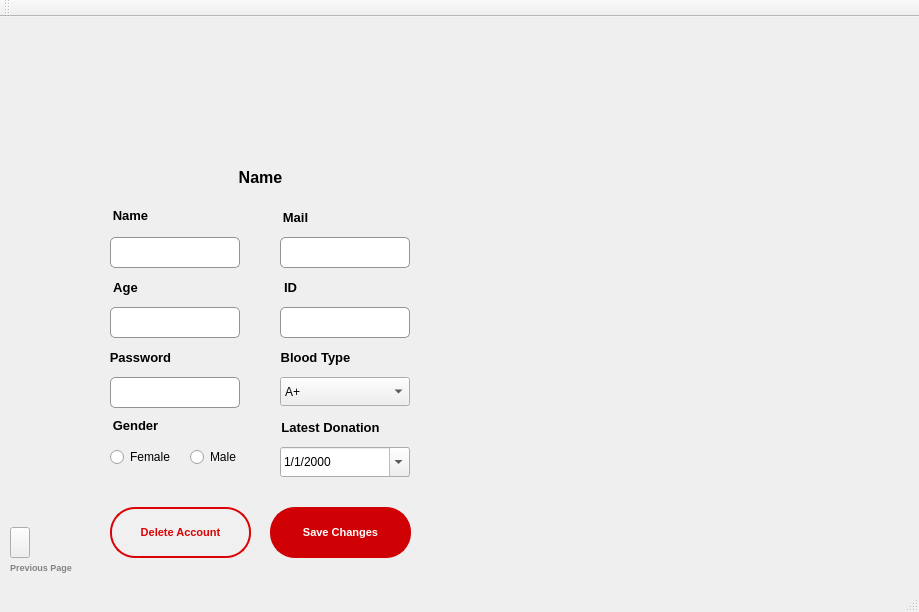
<?xml version="1.0" encoding="UTF-8"?>
<ui version="4.0">
 <class>DonorProfileClass</class>
 <widget class="QMainWindow" name="DonorProfileClass">
  <property name="geometry">
   <rect>
    <x>0</x>
    <y>0</y>
    <width>919</width>
    <height>612</height>
   </rect>
  </property>
  <property name="windowTitle">
   <string>Blood Bank Management System</string>
  </property>
  <property name="windowIcon">
   <iconset resource="RecipientReg.qrc">
    <normaloff>:/RecipientReg/toppng.com-blood-donation-png-picture-blood-donation-logo-3209x3905.png</normaloff>:/RecipientReg/toppng.com-blood-donation-png-picture-blood-donation-logo-3209x3905.png</iconset>
  </property>
  <property name="styleSheet">
   <string notr="true"/>
  </property>
  <widget class="QWidget" name="centralWidget">
   <widget class="QLabel" name="pack">
    <property name="geometry">
     <rect>
      <x>0</x>
      <y>0</y>
      <width>921</width>
      <height>561</height>
     </rect>
    </property>
    <property name="styleSheet">
     <string notr="true">background-image:url(:/RecipientReg/bloodd.jpg);</string>
    </property>
    <property name="text">
     <string/>
    </property>
    <property name="pixmap">
     <pixmap resource="RecipientReg.qrc">:/RecipientReg/profile.jpg</pixmap>
    </property>
    <property name="scaledContents">
     <bool>true</bool>
    </property>
   </widget>
   <widget class="QPushButton" name="delete_2">
    <property name="geometry">
     <rect>
      <x>110</x>
      <y>490</y>
      <width>141</width>
      <height>51</height>
     </rect>
    </property>
    <property name="font">
     <font>
      <family>Arial</family>
      <pointsize>8</pointsize>
      <italic>false</italic>
      <bold>true</bold>
     </font>
    </property>
    <property name="cursor">
     <cursorShape>PointingHandCursor</cursorShape>
    </property>
    <property name="toolTip">
     <string>&lt;html&gt;&lt;head/&gt;&lt;body&gt;&lt;p align=&quot;center&quot;&gt;&lt;br/&gt;&lt;/p&gt;&lt;/body&gt;&lt;/html&gt;</string>
    </property>
    <property name="styleSheet">
     <string notr="true">background-color:rgb(240, 240, 240);
border-style:solid;
border-width:2px;
border-color: rgb(220, 3, 6);
border-radius:25px;
color: rgb(220, 3, 6);
font: 700 8pt &quot;Arial&quot;;</string>
    </property>
    <property name="text">
     <string>Delete Account</string>
    </property>
    <property name="checkable">
     <bool>false</bool>
    </property>
    <property name="autoDefault">
     <bool>false</bool>
    </property>
    <property name="default">
     <bool>false</bool>
    </property>
    <property name="flat">
     <bool>false</bool>
    </property>
   </widget>
   <widget class="QLabel" name="femalephoto">
    <property name="geometry">
     <rect>
      <x>220</x>
      <y>70</y>
      <width>80</width>
      <height>80</height>
     </rect>
    </property>
    <property name="styleSheet">
     <string notr="true">border-image:url(:/RecipientReg/—Pngtree—includes set of avatars icons_8537422 (1).png)</string>
    </property>
    <property name="text">
     <string/>
    </property>
   </widget>
   <widget class="QLabel" name="name">
    <property name="geometry">
     <rect>
      <x>160</x>
      <y>145</y>
      <width>201</width>
      <height>31</height>
     </rect>
    </property>
    <property name="font">
     <font>
      <pointsize>12</pointsize>
      <bold>true</bold>
     </font>
    </property>
    <property name="text">
     <string>Name</string>
    </property>
    <property name="alignment">
     <set>Qt::AlignCenter</set>
    </property>
   </widget>
   <widget class="QPushButton" name="save">
    <property name="geometry">
     <rect>
      <x>270</x>
      <y>490</y>
      <width>141</width>
      <height>51</height>
     </rect>
    </property>
    <property name="font">
     <font>
      <family>Arial</family>
      <pointsize>8</pointsize>
      <italic>false</italic>
      <bold>true</bold>
     </font>
    </property>
    <property name="cursor">
     <cursorShape>PointingHandCursor</cursorShape>
    </property>
    <property name="toolTip">
     <string>&lt;html&gt;&lt;head/&gt;&lt;body&gt;&lt;p align=&quot;center&quot;&gt;&lt;br/&gt;&lt;/p&gt;&lt;/body&gt;&lt;/html&gt;</string>
    </property>
    <property name="styleSheet">
     <string notr="true">background-color:rgb(207, 1, 4);
border-style:solid;
border-width:2px;
border-color: rgb(207, 1, 4);
border-radius:25px;
color: white;
font: 700 8pt &quot;Arial&quot;;</string>
    </property>
    <property name="text">
     <string>Save Changes</string>
    </property>
    <property name="checkable">
     <bool>false</bool>
    </property>
    <property name="autoDefault">
     <bool>false</bool>
    </property>
    <property name="default">
     <bool>false</bool>
    </property>
    <property name="flat">
     <bool>false</bool>
    </property>
   </widget>
   <widget class="QLineEdit" name="name_2">
    <property name="geometry">
     <rect>
      <x>110</x>
      <y>220</y>
      <width>130</width>
      <height>31</height>
     </rect>
    </property>
    <property name="styleSheet">
     <string notr="true">background-color:white;
border-style:solid;
border-width:0.5px;
border-color: rgb(147, 147, 147);
border-radius:5px;

font: 700 8pt &quot;Arial&quot;;</string>
    </property>
   </widget>
   <widget class="QLineEdit" name="mail">
    <property name="geometry">
     <rect>
      <x>280</x>
      <y>220</y>
      <width>130</width>
      <height>31</height>
     </rect>
    </property>
    <property name="styleSheet">
     <string notr="true">background-color:white;
border-style:solid;
border-width:0.5px;
border-color: rgb(147, 147, 147);
border-radius:5px;

font: 700 8pt &quot;Arial&quot;;</string>
    </property>
   </widget>
   <widget class="QLineEdit" name="age">
    <property name="geometry">
     <rect>
      <x>110</x>
      <y>290</y>
      <width>130</width>
      <height>31</height>
     </rect>
    </property>
    <property name="styleSheet">
     <string notr="true">background-color:white;
border-style:solid;
border-width:0.5px;
border-color: rgb(147, 147, 147);
border-radius:5px;

font: 700 8pt &quot;Arial&quot;;</string>
    </property>
   </widget>
   <widget class="QLineEdit" name="id">
    <property name="geometry">
     <rect>
      <x>280</x>
      <y>290</y>
      <width>130</width>
      <height>31</height>
     </rect>
    </property>
    <property name="styleSheet">
     <string notr="true">background-color:white;
border-style:solid;
border-width:0.5px;
border-color: rgb(147, 147, 147);
border-radius:5px;

font: 700 8pt &quot;Arial&quot;;</string>
    </property>
   </widget>
   <widget class="QLabel" name="label_3">
    <property name="geometry">
     <rect>
      <x>100</x>
      <y>190</y>
      <width>61</width>
      <height>16</height>
     </rect>
    </property>
    <property name="font">
     <font>
      <pointsize>10</pointsize>
      <bold>true</bold>
     </font>
    </property>
    <property name="text">
     <string>Name</string>
    </property>
    <property name="alignment">
     <set>Qt::AlignCenter</set>
    </property>
   </widget>
   <widget class="QLabel" name="label_4">
    <property name="geometry">
     <rect>
      <x>270</x>
      <y>190</y>
      <width>51</width>
      <height>20</height>
     </rect>
    </property>
    <property name="font">
     <font>
      <pointsize>10</pointsize>
      <bold>true</bold>
     </font>
    </property>
    <property name="text">
     <string>Mail</string>
    </property>
    <property name="alignment">
     <set>Qt::AlignCenter</set>
    </property>
   </widget>
   <widget class="QLabel" name="label_5">
    <property name="geometry">
     <rect>
      <x>90</x>
      <y>260</y>
      <width>71</width>
      <height>20</height>
     </rect>
    </property>
    <property name="font">
     <font>
      <pointsize>10</pointsize>
      <bold>true</bold>
     </font>
    </property>
    <property name="text">
     <string>Age</string>
    </property>
    <property name="alignment">
     <set>Qt::AlignCenter</set>
    </property>
   </widget>
   <widget class="QLabel" name="label_6">
    <property name="geometry">
     <rect>
      <x>270</x>
      <y>260</y>
      <width>41</width>
      <height>21</height>
     </rect>
    </property>
    <property name="font">
     <font>
      <pointsize>10</pointsize>
      <bold>true</bold>
     </font>
    </property>
    <property name="text">
     <string>ID</string>
    </property>
    <property name="alignment">
     <set>Qt::AlignCenter</set>
    </property>
   </widget>
   <widget class="QLabel" name="label_7">
    <property name="geometry">
     <rect>
      <x>260</x>
      <y>330</y>
      <width>111</width>
      <height>20</height>
     </rect>
    </property>
    <property name="font">
     <font>
      <pointsize>10</pointsize>
      <bold>true</bold>
     </font>
    </property>
    <property name="text">
     <string>Blood Type</string>
    </property>
    <property name="alignment">
     <set>Qt::AlignCenter</set>
    </property>
   </widget>
   <widget class="QLineEdit" name="pass">
    <property name="geometry">
     <rect>
      <x>110</x>
      <y>360</y>
      <width>130</width>
      <height>31</height>
     </rect>
    </property>
    <property name="styleSheet">
     <string notr="true">background-color:white;
border-style:solid;
border-width:0.5px;
border-color: rgb(147, 147, 147);
border-radius:5px;

font: 700 8pt &quot;Arial&quot;;</string>
    </property>
    <property name="echoMode">
     <enum>QLineEdit::Password</enum>
    </property>
    <property name="cursorMoveStyle">
     <enum>Qt::LogicalMoveStyle</enum>
    </property>
   </widget>
   <widget class="QLabel" name="label_8">
    <property name="geometry">
     <rect>
      <x>90</x>
      <y>330</y>
      <width>101</width>
      <height>20</height>
     </rect>
    </property>
    <property name="font">
     <font>
      <pointsize>10</pointsize>
      <bold>true</bold>
     </font>
    </property>
    <property name="text">
     <string>Password</string>
    </property>
    <property name="alignment">
     <set>Qt::AlignCenter</set>
    </property>
   </widget>
   <widget class="QLabel" name="label_9">
    <property name="geometry">
     <rect>
      <x>270</x>
      <y>400</y>
      <width>121</width>
      <height>20</height>
     </rect>
    </property>
    <property name="font">
     <font>
      <pointsize>10</pointsize>
      <bold>true</bold>
     </font>
    </property>
    <property name="text">
     <string>Latest Donation</string>
    </property>
    <property name="alignment">
     <set>Qt::AlignCenter</set>
    </property>
   </widget>
   <widget class="QLabel" name="label_10">
    <property name="geometry">
     <rect>
      <x>100</x>
      <y>400</y>
      <width>71</width>
      <height>16</height>
     </rect>
    </property>
    <property name="font">
     <font>
      <pointsize>10</pointsize>
      <bold>true</bold>
     </font>
    </property>
    <property name="text">
     <string>Gender</string>
    </property>
    <property name="alignment">
     <set>Qt::AlignCenter</set>
    </property>
   </widget>
   <widget class="QComboBox" name="blood">
    <property name="geometry">
     <rect>
      <x>280</x>
      <y>360</y>
      <width>130</width>
      <height>29</height>
     </rect>
    </property>
    <item>
     <property name="text">
      <string>A+</string>
     </property>
    </item>
    <item>
     <property name="text">
      <string>A-</string>
     </property>
    </item>
    <item>
     <property name="text">
      <string>B+</string>
     </property>
    </item>
    <item>
     <property name="text">
      <string>B-</string>
     </property>
    </item>
    <item>
     <property name="text">
      <string>O+</string>
     </property>
    </item>
    <item>
     <property name="text">
      <string>O-</string>
     </property>
    </item>
    <item>
     <property name="text">
      <string>AB+</string>
     </property>
    </item>
    <item>
     <property name="text">
      <string>AB-</string>
     </property>
    </item>
   </widget>
   <widget class="QRadioButton" name="f">
    <property name="geometry">
     <rect>
      <x>110</x>
      <y>430</y>
      <width>61</width>
      <height>20</height>
     </rect>
    </property>
    <property name="text">
     <string>Female</string>
    </property>
   </widget>
   <widget class="QRadioButton" name="m">
    <property name="geometry">
     <rect>
      <x>190</x>
      <y>430</y>
      <width>61</width>
      <height>20</height>
     </rect>
    </property>
    <property name="text">
     <string>Male</string>
    </property>
   </widget>
   <widget class="QDateEdit" name="date">
    <property name="geometry">
     <rect>
      <x>280</x>
      <y>430</y>
      <width>130</width>
      <height>30</height>
     </rect>
    </property>
    <property name="displayFormat">
     <string>d/M/yyyy</string>
    </property>
    <property name="calendarPopup">
     <bool>true</bool>
    </property>
   </widget>
   <widget class="QPushButton" name="back">
    <property name="geometry">
     <rect>
      <x>10</x>
      <y>510</y>
      <width>20</width>
      <height>31</height>
     </rect>
    </property>
    <property name="cursor">
     <cursorShape>PointingHandCursor</cursorShape>
    </property>
    <property name="styleSheet">
     <string notr="true">border-image:url(:/RecipientReg/pngwing.com (57).png);</string>
    </property>
    <property name="text">
     <string/>
    </property>
   </widget>
   <widget class="QLabel" name="label_2">
    <property name="geometry">
     <rect>
      <x>10</x>
      <y>540</y>
      <width>71</width>
      <height>20</height>
     </rect>
    </property>
    <property name="font">
     <font>
      <pointsize>7</pointsize>
      <bold>true</bold>
     </font>
    </property>
    <property name="cursor">
     <cursorShape>ArrowCursor</cursorShape>
    </property>
    <property name="styleSheet">
     <string notr="true">color:rgb(132, 132, 132)</string>
    </property>
    <property name="text">
     <string>Previous Page</string>
    </property>
   </widget>
   <widget class="QLabel" name="malephoto">
    <property name="geometry">
     <rect>
      <x>220</x>
      <y>70</y>
      <width>80</width>
      <height>80</height>
     </rect>
    </property>
    <property name="styleSheet">
     <string notr="true">border-image:url(:/RecipientReg/—Pngtree—includes set of avatars icons_8537422 (2).png)</string>
    </property>
    <property name="text">
     <string/>
    </property>
   </widget>
  </widget>
  <widget class="QMenuBar" name="menuBar">
   <property name="geometry">
    <rect>
     <x>0</x>
     <y>0</y>
     <width>919</width>
     <height>22</height>
    </rect>
   </property>
  </widget>
  <widget class="QToolBar" name="mainToolBar">
   <attribute name="toolBarArea">
    <enum>TopToolBarArea</enum>
   </attribute>
   <attribute name="toolBarBreak">
    <bool>false</bool>
   </attribute>
  </widget>
  <widget class="QStatusBar" name="statusBar"/>
 </widget>
 <layoutdefault spacing="6" margin="11"/>
 <resources>
  <include location="RecipientReg.qrc"/>
 </resources>
 <connections/>
</ui>
